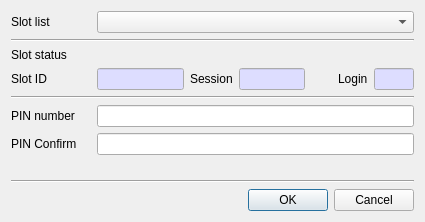
<?xml version="1.0" encoding="UTF-8"?>
<ui version="4.0">
 <class>InitPinDlg</class>
 <widget class="QDialog" name="InitPinDlg">
  <property name="geometry">
   <rect>
    <x>0</x>
    <y>0</y>
    <width>425</width>
    <height>222</height>
   </rect>
  </property>
  <property name="windowTitle">
   <string>Initialize pin</string>
  </property>
  <layout class="QVBoxLayout" name="verticalLayout">
   <item>
    <layout class="QGridLayout" name="gridLayout">
     <property name="topMargin">
      <number>0</number>
     </property>
     <item row="0" column="0">
      <widget class="QLabel" name="label">
       <property name="minimumSize">
        <size>
         <width>80</width>
         <height>0</height>
        </size>
       </property>
       <property name="text">
        <string>Slot list</string>
       </property>
      </widget>
     </item>
     <item row="0" column="1">
      <widget class="QComboBox" name="mSlotsCombo">
       <property name="sizePolicy">
        <sizepolicy hsizetype="Preferred" vsizetype="Fixed">
         <horstretch>1</horstretch>
         <verstretch>0</verstretch>
        </sizepolicy>
       </property>
      </widget>
     </item>
    </layout>
   </item>
   <item>
    <widget class="Line" name="line">
     <property name="orientation">
      <enum>Qt::Horizontal</enum>
     </property>
    </widget>
   </item>
   <item>
    <widget class="QLabel" name="label_2">
     <property name="text">
      <string>Slot status</string>
     </property>
    </widget>
   </item>
   <item>
    <layout class="QGridLayout" name="gridLayout_2">
     <property name="topMargin">
      <number>0</number>
     </property>
     <item row="0" column="0">
      <widget class="QLabel" name="label_3">
       <property name="minimumSize">
        <size>
         <width>80</width>
         <height>0</height>
        </size>
       </property>
       <property name="text">
        <string>Slot ID</string>
       </property>
      </widget>
     </item>
     <item row="0" column="1">
      <widget class="QLineEdit" name="mSlotIDText">
       <property name="maximumSize">
        <size>
         <width>100</width>
         <height>16777215</height>
        </size>
       </property>
       <property name="palette">
        <palette>
         <active>
          <colorrole role="Base">
           <brush brushstyle="SolidPattern">
            <color alpha="255">
             <red>221</red>
             <green>221</green>
             <blue>255</blue>
            </color>
           </brush>
          </colorrole>
         </active>
         <inactive>
          <colorrole role="Base">
           <brush brushstyle="SolidPattern">
            <color alpha="255">
             <red>221</red>
             <green>221</green>
             <blue>255</blue>
            </color>
           </brush>
          </colorrole>
         </inactive>
         <disabled>
          <colorrole role="Base">
           <brush brushstyle="SolidPattern">
            <color alpha="255">
             <red>240</red>
             <green>240</green>
             <blue>240</blue>
            </color>
           </brush>
          </colorrole>
         </disabled>
        </palette>
       </property>
       <property name="readOnly">
        <bool>true</bool>
       </property>
      </widget>
     </item>
     <item row="0" column="3">
      <widget class="QLineEdit" name="mSessionText">
       <property name="maximumSize">
        <size>
         <width>80</width>
         <height>16777215</height>
        </size>
       </property>
       <property name="palette">
        <palette>
         <active>
          <colorrole role="Base">
           <brush brushstyle="SolidPattern">
            <color alpha="255">
             <red>221</red>
             <green>221</green>
             <blue>255</blue>
            </color>
           </brush>
          </colorrole>
         </active>
         <inactive>
          <colorrole role="Base">
           <brush brushstyle="SolidPattern">
            <color alpha="255">
             <red>221</red>
             <green>221</green>
             <blue>255</blue>
            </color>
           </brush>
          </colorrole>
         </inactive>
         <disabled>
          <colorrole role="Base">
           <brush brushstyle="SolidPattern">
            <color alpha="255">
             <red>240</red>
             <green>240</green>
             <blue>240</blue>
            </color>
           </brush>
          </colorrole>
         </disabled>
        </palette>
       </property>
       <property name="readOnly">
        <bool>true</bool>
       </property>
      </widget>
     </item>
     <item row="0" column="5">
      <widget class="QLabel" name="label_6">
       <property name="text">
        <string>Login</string>
       </property>
      </widget>
     </item>
     <item row="0" column="2">
      <widget class="QLabel" name="label_5">
       <property name="text">
        <string>Session</string>
       </property>
      </widget>
     </item>
     <item row="0" column="6">
      <widget class="QLineEdit" name="mLoginText">
       <property name="minimumSize">
        <size>
         <width>40</width>
         <height>0</height>
        </size>
       </property>
       <property name="maximumSize">
        <size>
         <width>40</width>
         <height>16777215</height>
        </size>
       </property>
       <property name="palette">
        <palette>
         <active>
          <colorrole role="Base">
           <brush brushstyle="SolidPattern">
            <color alpha="255">
             <red>221</red>
             <green>221</green>
             <blue>255</blue>
            </color>
           </brush>
          </colorrole>
         </active>
         <inactive>
          <colorrole role="Base">
           <brush brushstyle="SolidPattern">
            <color alpha="255">
             <red>221</red>
             <green>221</green>
             <blue>255</blue>
            </color>
           </brush>
          </colorrole>
         </inactive>
         <disabled>
          <colorrole role="Base">
           <brush brushstyle="SolidPattern">
            <color alpha="255">
             <red>240</red>
             <green>240</green>
             <blue>240</blue>
            </color>
           </brush>
          </colorrole>
         </disabled>
        </palette>
       </property>
       <property name="readOnly">
        <bool>true</bool>
       </property>
      </widget>
     </item>
     <item row="0" column="4">
      <spacer name="horizontalSpacer">
       <property name="orientation">
        <enum>Qt::Horizontal</enum>
       </property>
       <property name="sizeHint" stdset="0">
        <size>
         <width>40</width>
         <height>20</height>
        </size>
       </property>
      </spacer>
     </item>
    </layout>
   </item>
   <item>
    <widget class="Line" name="line_2">
     <property name="orientation">
      <enum>Qt::Horizontal</enum>
     </property>
    </widget>
   </item>
   <item>
    <layout class="QGridLayout" name="gridLayout_3">
     <property name="topMargin">
      <number>0</number>
     </property>
     <item row="0" column="1">
      <widget class="QLineEdit" name="mPinText">
       <property name="echoMode">
        <enum>QLineEdit::Password</enum>
       </property>
      </widget>
     </item>
     <item row="0" column="0">
      <widget class="QLabel" name="label_4">
       <property name="minimumSize">
        <size>
         <width>80</width>
         <height>0</height>
        </size>
       </property>
       <property name="text">
        <string>PIN number</string>
       </property>
      </widget>
     </item>
     <item row="1" column="0">
      <widget class="QLabel" name="label_7">
       <property name="text">
        <string>PIN Confirm</string>
       </property>
      </widget>
     </item>
     <item row="1" column="1">
      <widget class="QLineEdit" name="mPinConfText">
       <property name="echoMode">
        <enum>QLineEdit::Password</enum>
       </property>
      </widget>
     </item>
    </layout>
   </item>
   <item>
    <spacer name="verticalSpacer">
     <property name="orientation">
      <enum>Qt::Vertical</enum>
     </property>
     <property name="sizeHint" stdset="0">
      <size>
       <width>20</width>
       <height>40</height>
      </size>
     </property>
    </spacer>
   </item>
   <item>
    <widget class="Line" name="line_3">
     <property name="orientation">
      <enum>Qt::Horizontal</enum>
     </property>
    </widget>
   </item>
   <item>
    <widget class="QDialogButtonBox" name="buttonBox">
     <property name="orientation">
      <enum>Qt::Horizontal</enum>
     </property>
     <property name="standardButtons">
      <set>QDialogButtonBox::Cancel|QDialogButtonBox::Ok</set>
     </property>
    </widget>
   </item>
  </layout>
 </widget>
 <tabstops>
  <tabstop>mSlotsCombo</tabstop>
  <tabstop>mSlotIDText</tabstop>
  <tabstop>mSessionText</tabstop>
  <tabstop>mLoginText</tabstop>
  <tabstop>mPinText</tabstop>
 </tabstops>
 <resources/>
 <connections>
  <connection>
   <sender>buttonBox</sender>
   <signal>accepted()</signal>
   <receiver>InitPinDlg</receiver>
   <slot>accept()</slot>
   <hints>
    <hint type="sourcelabel">
     <x>248</x>
     <y>254</y>
    </hint>
    <hint type="destinationlabel">
     <x>157</x>
     <y>274</y>
    </hint>
   </hints>
  </connection>
  <connection>
   <sender>buttonBox</sender>
   <signal>rejected()</signal>
   <receiver>InitPinDlg</receiver>
   <slot>reject()</slot>
   <hints>
    <hint type="sourcelabel">
     <x>316</x>
     <y>260</y>
    </hint>
    <hint type="destinationlabel">
     <x>286</x>
     <y>274</y>
    </hint>
   </hints>
  </connection>
 </connections>
</ui>
